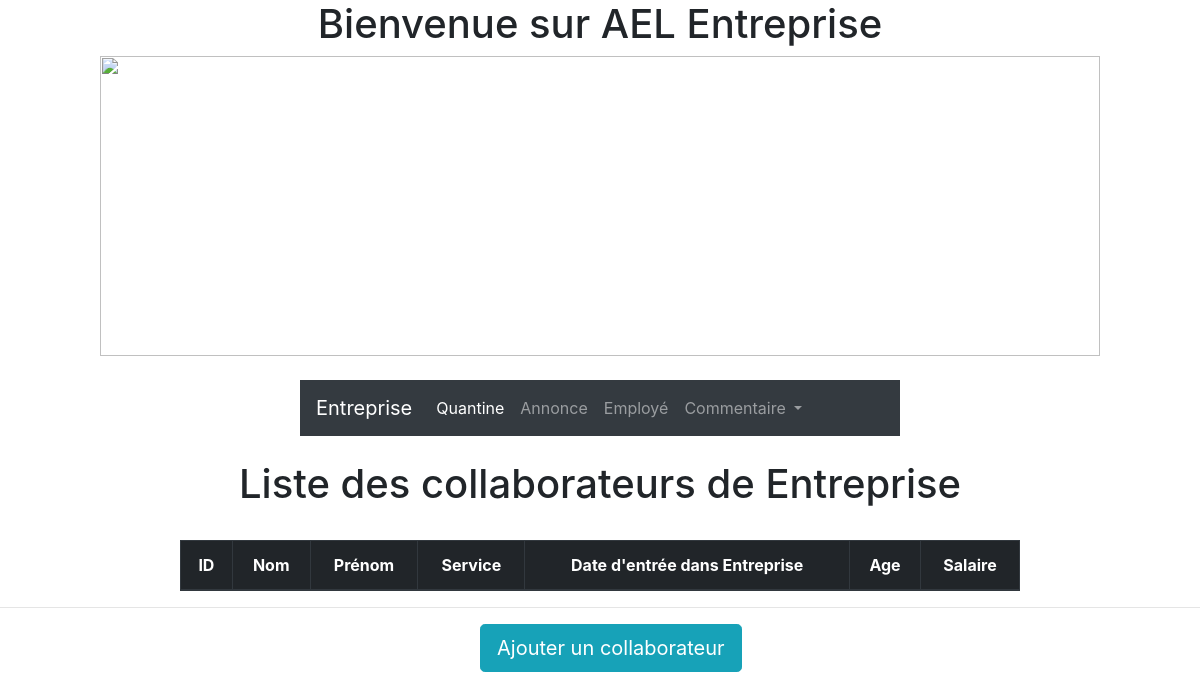
The app's page /listeemployes.php, older data.
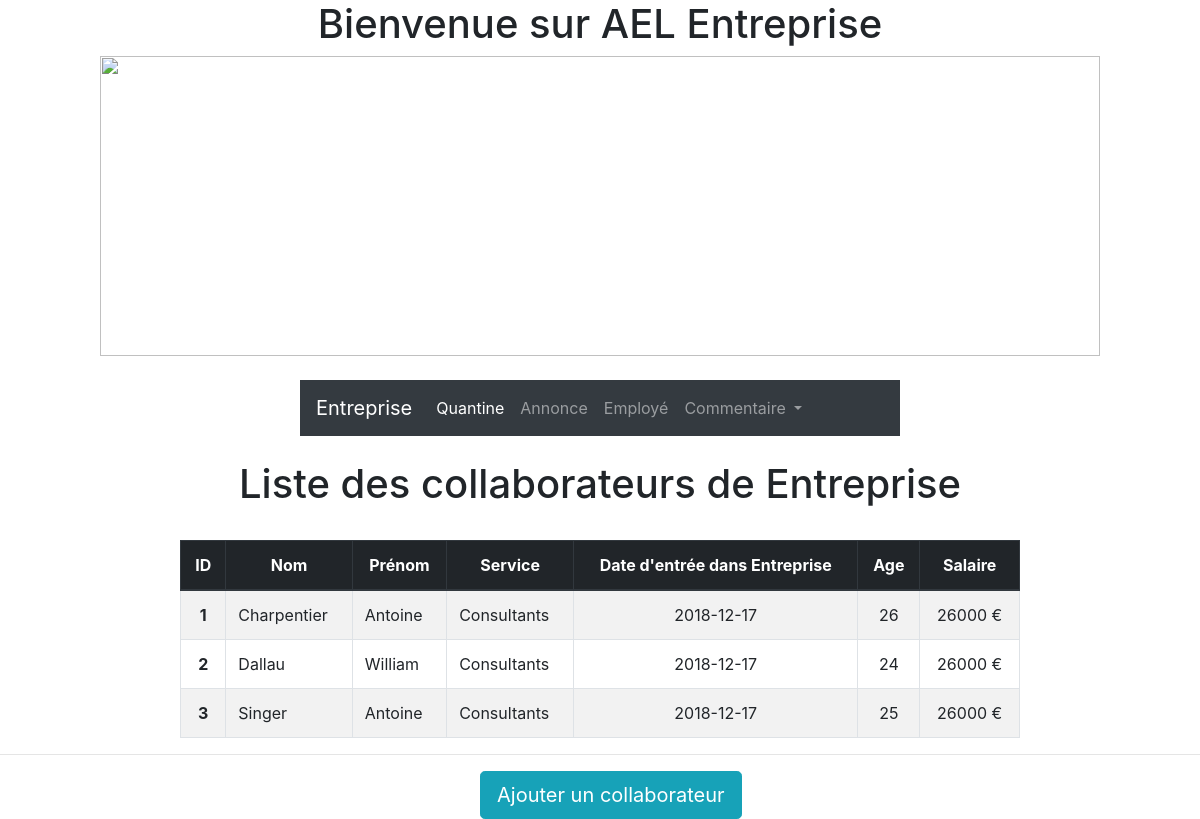
The same page, newer data.
### tables this page shows
CREATE TABLE IF NOT EXISTS `employes` (
  `id` int(11) NOT NULL AUTO_INCREMENT,
  `nom` varchar(40) NOT NULL,
  `prenom` varchar(25) NOT NULL,
  `service` varchar(40) NOT NULL,
  `date` date NOT NULL,
  `age` int(11) NOT NULL,
  `salaire` int(11) NOT NULL,
  PRIMARY KEY (`id`)
);

### listeemployes.php (the view, shortened to what this page needs)
<?php
include('menu.php');
try{$bd = new PDO('mysql:host=localhost;dbname=entreprise;charset=utf8', 'root', '');
} catch(Exception $e){
    die("Vous n'êtes pas authorisé à vous connecter ".$e->getMessage());
}
$result = $bd->query('SELECT * FROM employes');
?>
<h1 style="text-align: center">Liste des collaborateurs de Entreprise</h1>
<table class="table table-striped table-bordered"  style="margin: auto;width: 70%">
    <thead class="thead-dark">
    <tr>
    <th scope="col" style='text-align:center'>ID</th>
    <th scope="col" style='text-align:center'>Nom</th>
    <th scope="col" style='text-align:center'>Prénom</th>
    <th scope="col" style='text-align:center'>Service</th>
    <th scope="col" style='text-align:center'>Date d'entrée dans Entreprise</th>
    <th scope="col" style='text-align:center'>Age</th>
    <th scope="col" style='text-align:center'>Salaire</th>
    </tr>
    </thead>
    <?php
        while ($recup = $result->fetch()){
            echo "<tr><th scope='row' style='text-align:center'>".$recup['id']."</th><td>"
            .$recup['nom']."</td><td>".$recup['prenom']."</td><td>"
            .$recup['service']."</td><td style='text-align:center'>".$recup['date']."</td><td style='text-align:center'>".$recup['age']
            ."</td><td style='text-align:center'>".$recup['salaire']." €"."</td></tr>";
        }
    ?>
</table>
<hr>
<button type="button" class="btn btn-info btn-lg" style="margin-left: 40%"><a href="creeremploye.php" style="color:white">Ajouter un collaborateur</a></button>

### menu.php (shortened to what this page needs)
<!DOCTYPE html>
<html lang="en">
<head>
    <link rel="stylesheet" href="https://stackpath.bootstrapcdn.com/bootstrap/4.1.3/css/bootstrap.min.css">
    <link rel="stylesheet" type="text/css" href="style.css">
</head>
<body>
<div style="text-align: center;">
		<h1>Bienvenue sur AEL Entreprise</h1>
  		<img  src="https://techguru.fr/wp-content/uploads/sites/7/2018/07/SurfaceHome_1_HeroImage_4_Device_V1.png.jpg" width="1000px" height="300px">
  </div>
  <br/>
<nav class="navbar navbar-expand-lg navbar-dark bg-dark" style="margin: auto; width: 50%">
  <a class="navbar-brand" href="#">Entreprise</a>
  <div class="collapse navbar-collapse" id="navbarNavDropdown">
    <ul class="navbar-nav">
      <li class="nav-item active">
        <a class="nav-link" href="cantine.php">Quantine <span class="sr-only">(current)</span></a>
      </li>
      <li class="nav-item">
        <a class="nav-link" href="annonces.php">Annonce </a>
      </li>
      <li class="nav-item">
        <a class="nav-link" href="listeemployes.php">Employé </a>
      </li>
      <li class="nav-item dropdown">
        <a class="nav-link dropdown-toggle" href="#" id="navbarDropdownMenuLink" data-toggle="dropdown" aria-haspopup="true" aria-expanded="false">
          Commentaire
        </a>
      </li>
    </ul>
  </div>
</nav>
</body>
</html>

### style.css (style rules this page uses)
.navbar { background-color: #e3f2fd; }

Row changes from the older to the newer data that the page shows:
added employes: id "1", nom "Charpentier", prenom "Antoine", service "Consultants", date "2018-12-17", age "26", salaire "26000"
added employes: id "2", nom "Dallau", prenom "William", service "Consultants", date "2018-12-17", age "24", salaire "26000"
added employes: id "3", nom "Singer", prenom "Antoine", service "Consultants", date "2018-12-17", age "25", salaire "26000"
